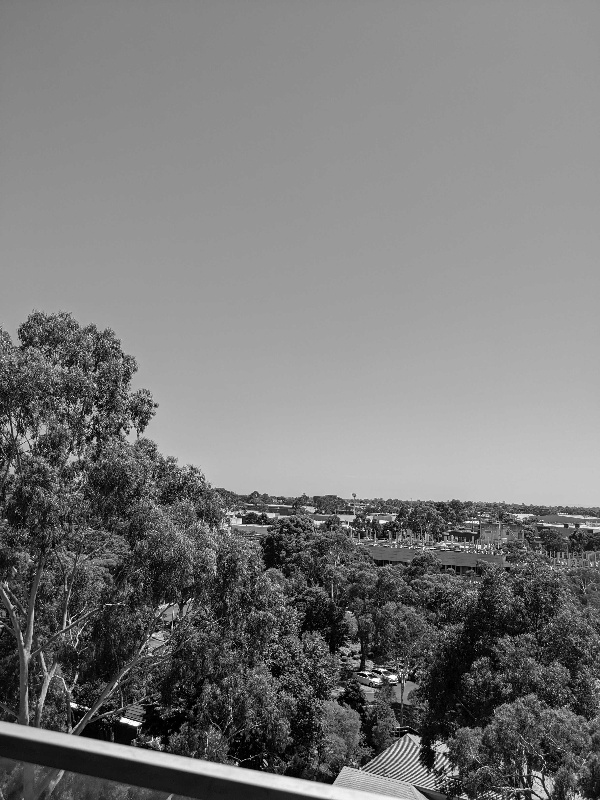
#> input picture Lab 2/left.jpg, 600 x 800 px; the run also reads 2 pictures not shown here
$ jupyter execute --allow-errors Lab2_student_filled.ipynb
#> lines starting #> are read from the running program, lines starting #| are printed output that depends on the picture; after the words box and inside, x2 and y2 are one past the last pixel; in counts of white or black regions, pixels touching at a corner belong together
## Setup

This first code block performs all the necessary initialisation for the entire lab. It imports the required libraries, configures Matplotlib for clean, consistent figures, loads the two input images (`left.jpg` and `right.jpg`), stores the supplied homography matrix `H`, defines the five test points in homogeneous coordinates, and implements the five helper functions we will reuse in every later task.

All functions were written manually (no OpenCV warping or drawing routines) and use NumPy vectorisation wherever possible for efficiency and readability. Running this cell once guarantees that every subsequent task can call these functions without duplication.

[cell 1]
import numpy as np
import cv2
from matplotlib import pyplot as plt
from pathlib import Path

plt.rcParams['figure.figsize'] = (10, 6)
plt.rcParams['axes.grid'] = False

BASE = Path('.')
LEFT_PATH = BASE / 'left.jpg'
RIGHT_PATH = BASE / 'right.jpg'

# Images are loaded once here and reused throughout the notebook.
left_bgr = cv2.imread(str(LEFT_PATH), cv2.IMREAD_COLOR)
#> left_bgr is the input picture: shape (800, 600, 3); min 0, max 255, mean 120.6
right_bgr = cv2.imread(str(RIGHT_PATH), cv2.IMREAD_COLOR)
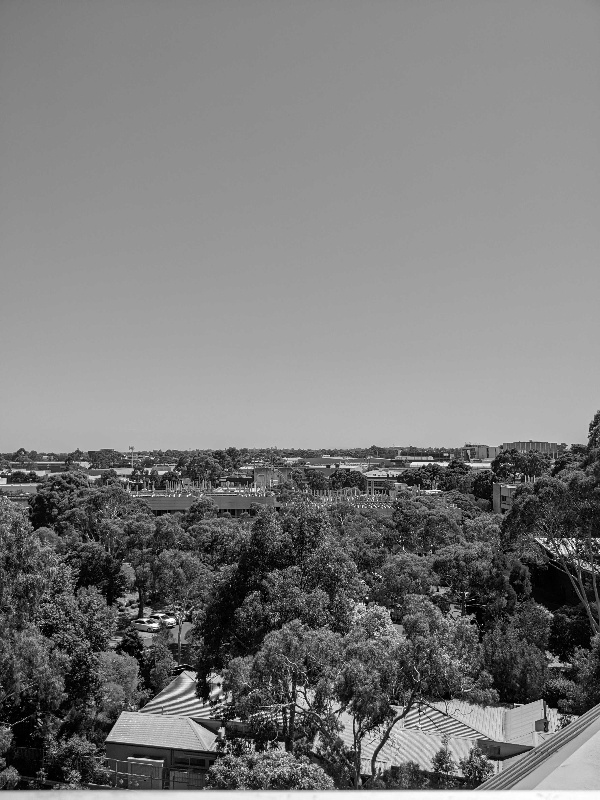
#> input picture Lab 2/right.jpg, 600 x 800 px
#> right_bgr is the input picture: shape (800, 600, 3); min 0, max 255, mean 122.2

if left_bgr is None or right_bgr is None:
    raise FileNotFoundError('left.jpg and right.jpg must be in the same folder as this notebook.')

left_img = cv2.cvtColor(left_bgr, cv2.COLOR_BGR2RGB)
right_img = cv2.cvtColor(right_bgr, cv2.COLOR_BGR2RGB)
left_gray = cv2.cvtColor(left_img, cv2.COLOR_RGB2GRAY)
right_gray = cv2.cvtColor(right_img, cv2.COLOR_RGB2GRAY)

LEFT_H, LEFT_W = left_img.shape[:2]
RIGHT_H, RIGHT_W = right_img.shape[:2]

H = np.array([
    [1.6011, 0.0277, -393.5701],
    [0.3242, 1.5119, -228.8918],
    [0.0009, 0.0002, 1.0000]
], dtype=np.float64)

left_points_h = np.array([
    [446, 499, 1],
    [383, 590, 1],
    [296, 499, 1],
    [282, 511, 1],
    [401, 508, 1]
], dtype=np.float64)


def homogeneous_to_cartesian(points_h):
    """Convert Nx3 homogeneous coordinates into Nx2 image coordinates."""
    points_h = np.asarray(points_h, dtype=np.float64)
    return points_h[:, :2] / points_h[:, 2:3]


def draw_crosses(image, points_xy, color=(255, 0, 0), size=8, thickness=2):
    """Draw red crosses without using any OpenCV drawing utilities."""
#> called with points_xy = array of shape (5, 2), color = (255, 0, 0), size = 8, thickness = 2
    output = image.copy()
    h, w = output.shape[:2]

    # Make sure we always work on a colour image.
    if output.ndim == 2:
        output = np.stack([output] * 3, axis=-1)

    for x, y in np.rint(points_xy).astype(int):
        for offset in range(-size, size + 1):
            xx = x + offset
            yy = y + offset
            yy2 = y - offset

            if 0 <= xx < w and 0 <= yy < h:
                for t in range(-(thickness // 2), thickness // 2 + 1):
                    yyt = yy + t
                    if 0 <= yyt < h:
                        output[yyt, xx] = color

            if 0 <= xx < w and 0 <= yy2 < h:
                for t in range(-(thickness // 2), thickness // 2 + 1):
                    yy2t = yy2 + t
                    if 0 <= yy2t < h:
                        output[yy2t, xx] = color
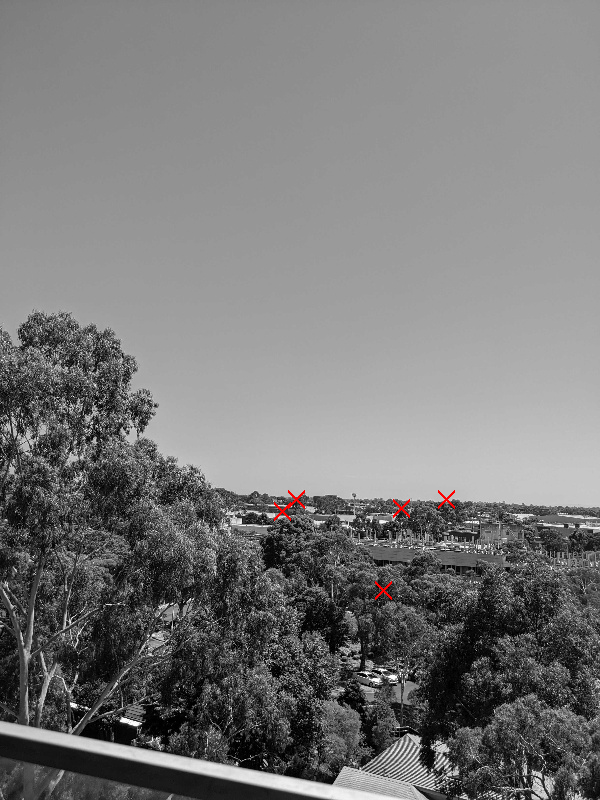
#> output: shape (800, 600, 3); 0.1% of pixels changed, all inside (x1, y1, x2, y2) = (274, 490, 455, 600)
    return output


def bilinear_interpolate(img, x, y):
    """Manual bilinear interpolation for either grayscale or RGB images."""
    h, w = img.shape[:2]
    if x < 0 or y < 0 or x >= w - 1 or y >= h - 1:
        return None

    x0, y0 = int(np.floor(x)), int(np.floor(y))
    x1, y1 = x0 + 1, y0 + 1
    dx, dy = x - x0, y - y0

    q00 = img[y0, x0].astype(np.float64)
    q10 = img[y0, x1].astype(np.float64)
    q01 = img[y1, x0].astype(np.float64)
    q11 = img[y1, x1].astype(np.float64)

    top = (1 - dx) * q00 + dx * q10
    bottom = (1 - dx) * q01 + dx * q11
    value = (1 - dy) * top + dy * bottom
    return value


def bilinear_sample_vectorized(img, x_coords, y_coords):
    """Vectorised sampling used for the stitching tasks."""
    h, w = img.shape[:2]
    x_coords = np.asarray(x_coords, dtype=np.float64)
    y_coords = np.asarray(y_coords, dtype=np.float64)

    valid = (x_coords >= 0) & (x_coords < w - 1) & (y_coords >= 0) & (y_coords < h - 1)

    if img.ndim == 2:
        samples = np.zeros(x_coords.shape, dtype=np.float32)
    else:
        samples = np.zeros(x_coords.shape + (img.shape[2],), dtype=np.float32)

    if np.any(valid):
        xv = x_coords[valid]
        yv = y_coords[valid]
        x0 = np.floor(xv).astype(int)
        y0 = np.floor(yv).astype(int)
        x1 = x0 + 1
        y1 = y0 + 1
        dx = xv - x0
        dy = yv - y0

        q00 = img[y0, x0].astype(np.float32)
        q10 = img[y0, x1].astype(np.float32)
        q01 = img[y1, x0].astype(np.float32)
        q11 = img[y1, x1].astype(np.float32)

        if img.ndim == 3:
            dx = dx[:, None]
            dy = dy[:, None]

        top = (1 - dx) * q00 + dx * q10
        bottom = (1 - dx) * q01 + dx * q11
        samples[valid] = (1 - dy) * top + dy * bottom

    return samples, valid


def warp_right_to_left_canvas(right_image, H_left_to_right, canvas_width, canvas_height):
    """Sample the right image on a canvas that uses left-image coordinates."""
    xs, ys = np.meshgrid(np.arange(canvas_width), np.arange(canvas_height))
    homog = np.stack([xs.ravel(), ys.ravel(), np.ones(xs.size)], axis=0).astype(np.float64)
    mapped = H_left_to_right @ homog
    mapped[:2] /= mapped[2]

    samples, valid = bilinear_sample_vectorized(right_image, mapped[0], mapped[1])

    if right_image.ndim == 2:
        warped = samples.reshape(canvas_height, canvas_width)
    else:
        warped = samples.reshape(canvas_height, canvas_width, right_image.shape[2])

    valid = valid.reshape(canvas_height, canvas_width)
    return warped, valid, mapped.reshape(3, canvas_height, canvas_width)

## Task 1: Draw Test Points on the Left Image

In this task, we define five points in homogeneous coordinates {x,y,1}. To render these as pixels, we convert them to Cartesian coordinates by dividing the first two elements by the third. We use the draw_crosses function to visualize these locations as red crosses on the left image, ensuring our initial point set is correctly placed.

[cell 2]
# Convert the homogeneous coordinates to standard pixel coordinates.
left_points_xy = homogeneous_to_cartesian(left_points_h)
left_with_points = draw_crosses(left_img, left_points_xy, color=(255, 0, 0), size=8, thickness=2)

[cell 3]
plt.figure(figsize=(8, 8))
plt.imshow(left_with_points)
plt.title('Task 1: Left image with test points')
plt.axis('off')
plt.figtext(0.5, 0.02, "Figure 1: Left image showing the five test points drawn as red crosses",
            ha='center', fontsize=11, style='italic')
plt.tight_layout(rect=[0, 0.06, 1, 0.95])
plt.show()

print('Task 1 points in pixel coordinates:')
print(left_points_xy)

The output displays the source image with five red crosses. These represent the "ground truth" locations on the left canvas that we will later map to the right image using the homography matrix H.

## Task 2: Homography Mapping

A homography H is a projective transformation that maps points from one image plane to another. Here, we apply the provided 3×3 matrix to our Cartesian test points. This mapping allows us to predict the corresponding pixel coordinates in the right-hand image, which is the foundational step for aligning the two views into a single panorama.

[cell 4]
# Apply x_R = H x_L and convert back to Cartesian image coordinates.
right_points_h = (H @ left_points_h.T).T
right_points_xy = homogeneous_to_cartesian(right_points_h)
right_with_points = draw_crosses(right_img, right_points_xy, color=(255, 0, 0), size=8, thickness=2)
#> call 2 of draw_crosses, with points_xy = array of shape (5, 2), color = (255, 0, 0), size = 8, thickness = 2
#> after the loop in draw_crosses (call 2), `for x, y in np.rint(points_xy).astype(int):`:
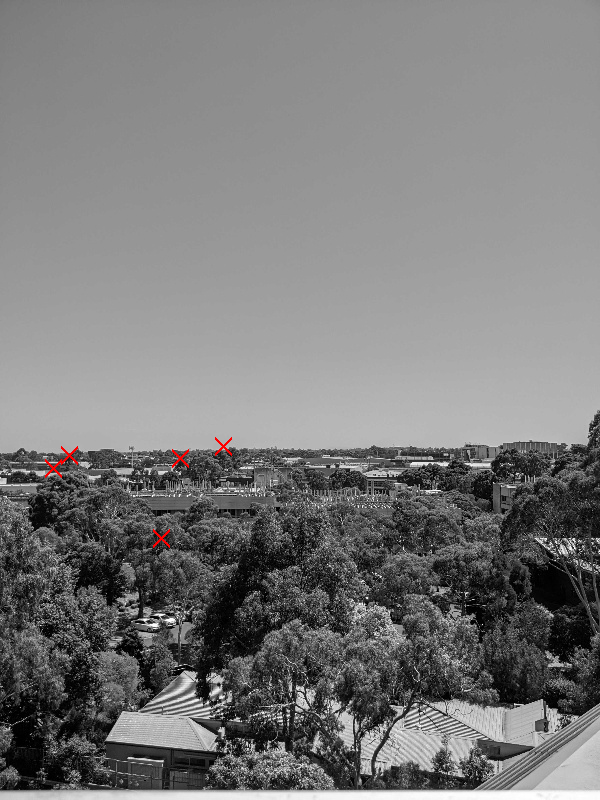
#> output: shape (800, 600, 3); 0.1% of pixels changed, all inside (x1, y1, x2, y2) = (45, 437, 232, 548)

[cell 5]
plt.figure(figsize=(8, 8))
plt.imshow(right_with_points)
plt.title('Task 2: Right image with transformed points')
plt.axis('off')
plt.figtext(0.5, 0.02, "Figure 2: Mapped Points on Right Image",
            ha='center', fontsize=11, style='italic')
plt.tight_layout(rect=[0, 0.06, 1, 0.95])
plt.show()

print('Homography H =')
print(H)
print('\nTransformed right-image points (x, y):')
for i, pt in enumerate(right_points_xy, start=1):
    print(f'Point {i}: {pt}')

The resulting coordinates represent where the left-image features "land" in the right image. By plotting these on the right image, we can visually verify if the homography accurately aligns the shared features between the two frames.

## Task 3: Bilinear Interpolation

Mapping coordinates via homography often results in non-integer pixel values. Since digital images are discrete grids, we must estimate colour values for these sub-pixel locations. We implement bilinear interpolation, which calculates a weighted average of the four surrounding pixels. This minimises aliasing and produces a smoother, more realistic warped image compared to simple nearest-neighbor sampling.

[cell 6]
# Evaluate the manual bilinear interpolation at each transformed point.
interpolated_values = []
for x, y in right_points_xy:
    value = bilinear_interpolate(right_gray, x, y)
    interpolated_values.append(float(value))
#> this loop made 5 passes
#> (q00 in bilinear_interpolate, q10 in bilinear_interpolate, q01 in bilinear_interpolate, q11 in bilinear_interpolate, top in bilinear_interpolate, bottom in bilinear_interpolate, value) on passes 1 to 5: (176, 176, 176, 176, 176, 176, 176), (40, 28, 53, 33, 35.9, 46.17, 38.47), (69, 78, 43, 71, 77.41, 69.16, 69.83), (58, 61, 58, 56, 58.5, 57.67, 58.19), (120, 77, 88, 24, 97.8, 54.96, 74.51)
#> after the loop, interpolated_values = [176, 38.47, 69.83, 58.19, 74.51]

[cell 7]
print('Task 3: Bilinear interpolation results on right.jpg')
for i, ((x, y), value) in enumerate(zip(right_points_xy, interpolated_values), start=1):
    print(f'Point {i}: (x={x:.3f}, y={y:.3f}) -> interpolated intensity = {value:.3f}')
#> this loop made 5 passes
#> (x, y, value) on passes 1 to 5: (222.7, 446.4, 176), (161.3, 538.2, 38.47), (68.93, 454.9, 69.83), (53.17, 468.4, 58.19), (179.5, 457.5, 74.51)
#> (printed output is left out)

print('\nSanity check: the first point is 176.0 and the last point is about 74.5,')

The function returns the interpolated RGB values for the mapped points. This demonstrates that our algorithm can accurately sample data from the right image even when the transformation does not land perfectly on a pixel center.

# Task 4: Image stitching

With the transformation logic established, we now create a unified canvas. We warp the entire right image into the coordinate system of the left image using our warp_right_to_left_canvas function. By combining the original left image and the warped right image, we produce a preliminary stitched result that covers the combined field of view of both cameras.

[cell 8]
# Create the required stitched image with appropriate dimensions.
canvas_width_task4 = LEFT_W + 800
canvas_height_task4 = LEFT_H

warped_right_task4, valid_task4, mapped_task4 = warp_right_to_left_canvas(
    right_img, H, canvas_width_task4, canvas_height_task4
)
#> in warp_right_to_left_canvas, `valid = valid.reshape(canvas_height, canvas_width)`:
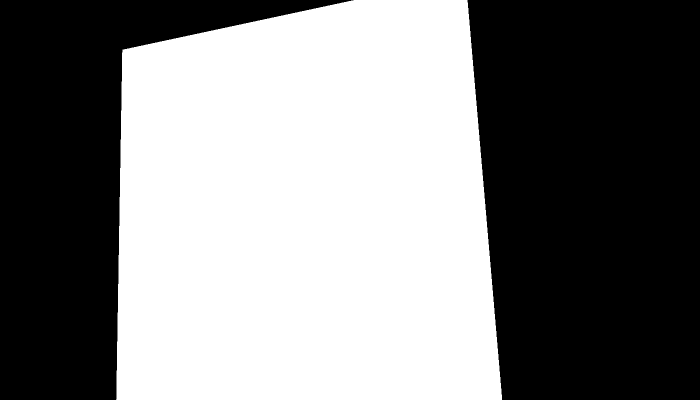
#> valid: shape (800, 1400) bool (shown at 1/2 size); 50.1% white; 2 black regions, box (x1, y1, x2, y2) and area: (935, 0, 1400, 800) 344185, (0, 0, 707, 800) 214543

stitched_task4 = np.zeros((canvas_height_task4, canvas_width_task4, 3), dtype=np.uint8)
stitched_task4[:, :LEFT_W] = left_img
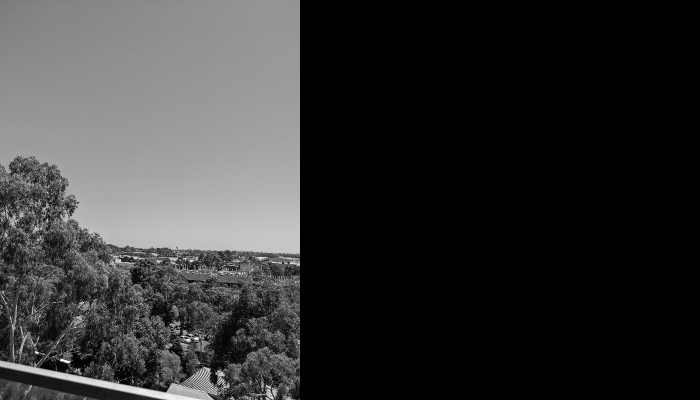
#> stitched_task4: shape (800, 1400, 3) (shown at 1/2 size); min 0, max 255, mean 51.7

rhs_mask = np.zeros((canvas_height_task4, canvas_width_task4), dtype=bool)
rhs_mask[:, LEFT_W:] = True
stitched_task4[rhs_mask & valid_task4] = np.clip(
    warped_right_task4[rhs_mask & valid_task4], 0, 255
).astype(np.uint8)
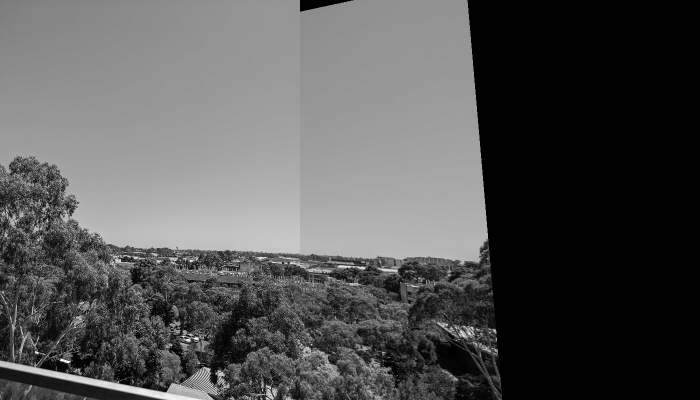
#> stitched_task4: shape (800, 1400, 3) (shown at 1/2 size); min 0, max 255, mean 84.2

[cell 9]
plt.figure(figsize=(14, 7))
plt.imshow(stitched_task4)
plt.title('Task 4: Basic stitched image (visible seam)')
plt.figtext(0.5, 0.02, "Figure 3: Preliminary Stitched Panorama",
            ha='center', fontsize=11, style='italic')
plt.tight_layout(rect=[0, 0.06, 1, 0.95])
plt.axis('off')
plt.show()

print('Task 4 stitched image shape:', stitched_task4.shape)
#| Task 4 stitched image shape: (800, 1400, 3)
print('Pixels filled from the warped right image on the RHS:', int(np.sum(rhs_mask & valid_task4)))
#| Pixels filled from the warped right image on the RHS: 294542

The output is our first panorama. While the geometric alignment should appear correct, a visible "seam" may be apparent at the join. This is typically caused by differences in camera exposure or vignette effects between the two original captures.

## Task 5: Better blending

To improve visual continuity and produce a perceptually seamless panorama, the blending strategy in Task 5 was refined through a combination of geometric alignment, photometric correction, and controlled seam blending.

Adaptive Canvas and Overlap Utilization:
Instead of using a fixed output size, the canvas width is automatically determined by projecting the warped right image into the left image’s coordinate frame. This restricts the canvas to the required extent and maximises overlap for blending.

Intensity (Photometric) Scaling:
Exposure differences are corrected using mean intensity scaling over the overlap:
$$
I_{\text{right}}' = I_{\text{right}} \cdot \frac{\mu_{\text{left}}}{\mu_{\text{right}}}
$$

where

$$
\mu_{\text{left}} = \frac{1}{N} \sum_{p \in \Omega} I_{\text{left}}(p), \quad
\mu_{\text{right}} = \frac{1}{N} \sum_{p \in \Omega} I_{\text{right}}(p)
$$

and Ω denotes the overlap region.

Feathered Alpha Blending with Seam Control:
A finite-width band replaces the hard seam using linear alpha blending:

$$
I(x) = (1 - \alpha(x)) \, I_{\text{left}}(x) + \alpha(x) \, I_{\text{right}}'(x)
$$

$$
\alpha(x) = \frac{x - x_{\text{start}}}{w}
$$

Here, xstart is the start of the blending band and w is the blend width.

Mask-Aware Compositing:
Blending is performed only where both images are valid:

$$
I(x) =
\begin{cases}
I_{\text{left}}(x), & \text{if only left exists} \\
I_{\text{right}}'(x), & \text{if only right exists} \\
(1 - \alpha(x)) I_{\text{left}}(x) + \alpha(x) I_{\text{right}}'(x), & \text{if both exist}
\end{cases}
$$

[cell 10]
# --- Better blending strategy ---
# 1) automatically shrink the output width using the warped right-image extent
# 2) match brightness using the mean overlap intensity
# 3) alpha blend across a seam band instead of switching abruptly
# 4) move the seam further left into the overlap

H_inv = np.linalg.inv(H)
right_corners = np.array([
    [0, 0, 1],
    [RIGHT_W - 1, 0, 1],
    [0, RIGHT_H - 1, 1],
    [RIGHT_W - 1, RIGHT_H - 1, 1]
], dtype=np.float64)

right_corners_in_left = (H_inv @ right_corners.T).T
right_corners_in_left = homogeneous_to_cartesian(right_corners_in_left)

auto_width = int(np.ceil(max(LEFT_W, np.max(right_corners_in_left[:, 0])))) + 5
canvas_width_task5 = auto_width
canvas_height_task5 = LEFT_H

warped_right_task5, valid_task5, mapped_task5 = warp_right_to_left_canvas(
    right_img, H, canvas_width_task5, canvas_height_task5
)
#> call 2 of warp_right_to_left_canvas, with H_left_to_right = array of shape (3, 3), canvas_width = 1032, canvas_height = 800
#> in warp_right_to_left_canvas (call 2), `warped = samples.reshape(canvas_height, canvas_width, right_image.shap..`:
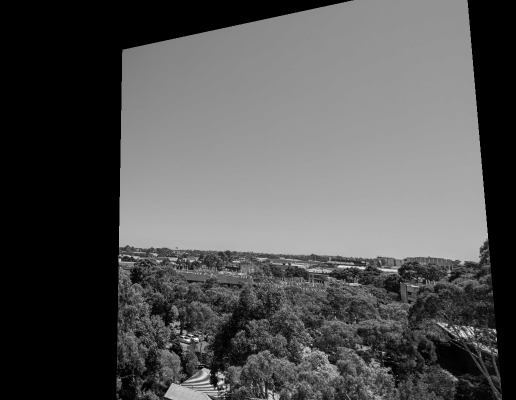
#> warped: shape (800, 1032, 3) float32 (shown at 1/2 size); min 0, max 254.9, mean 83.1
#> in warp_right_to_left_canvas (call 2), `valid = valid.reshape(canvas_height, canvas_width)`:
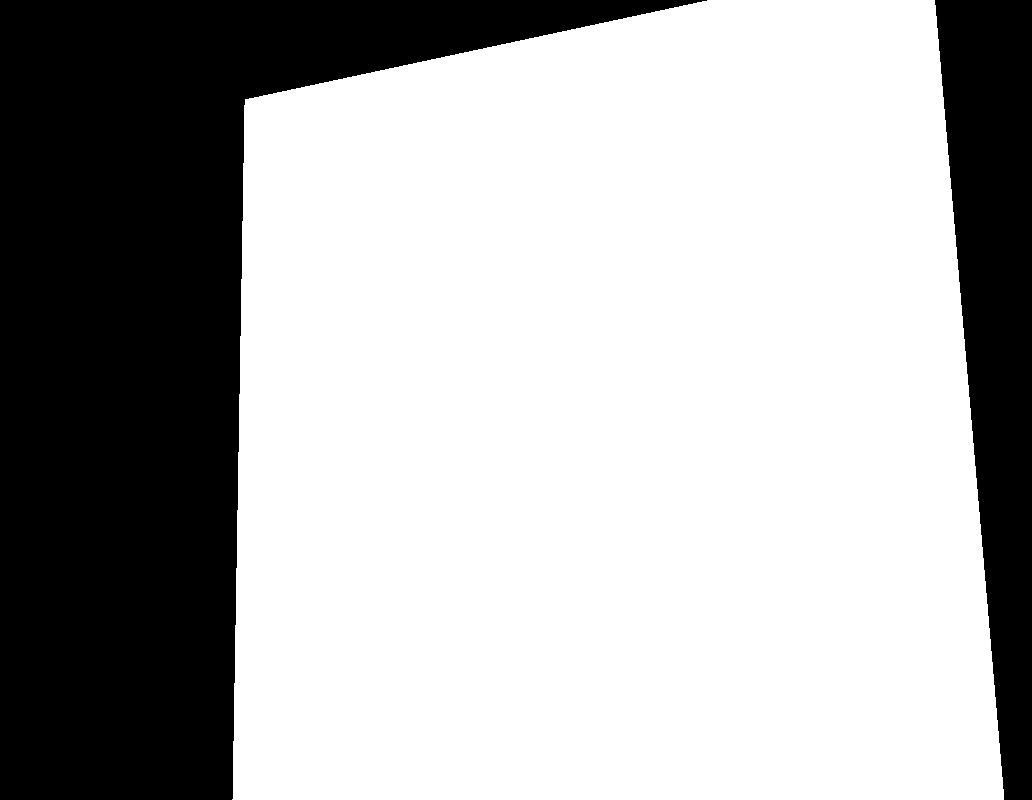
#> valid: shape (800, 1032) bool; 68% white; 2 black regions, box (x1, y1, x2, y2) and area: (0, 0, 707, 800) 214543, (935, 0, 1032, 800) 49785

# Estimate a brightness correction from the overlap between the left image and the warped right image.
overlap_mask = valid_task5[:, :LEFT_W]
#> overlap_mask: shape (800, 600) bool; 55.6% white; 1 black region, box (x1, y1, x2, y2) and area: (0, 0, 600, 800) 213270
left_overlap_mean = left_img.astype(np.float32)[overlap_mask].mean(axis=0)
#> left_overlap_mean = [127.4, 127.4, 127.4]
#> (the rest of the program and of its run is left out)
